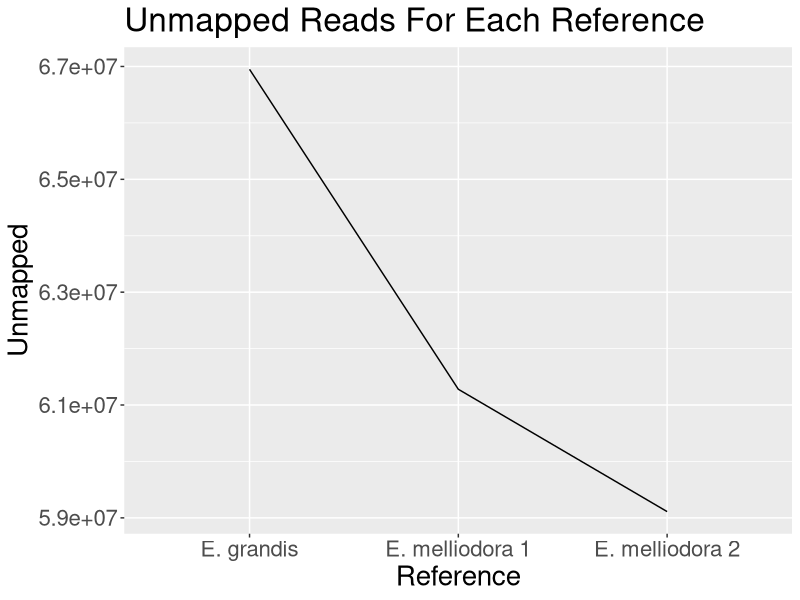

Reproduce this figure in R.
#!/usr/bin/Rscript
library('tidyverse')

#find .. -name 'e_mel_*.bam' -or -wholename '../alignment.bam' | parallel --tag samtools view -c -f 4 {}

refs <- c("E. grandis", "E. melliodora 2", "E. melliodora 1")
unmapped <- c(66949528, 59110579, 61278970)

pdf('figures/generated/unmapped_reads.pdf', width = 8, height = 5)
df <- tibble(Reference = refs, Unmapped = unmapped)
ggplot(df, aes(Reference, Unmapped, group=1)) +
  geom_line() +
  theme(text = element_text(size = 20)) +
  ggtitle("Unmapped Reads For Each Reference")
  
dev.off()
